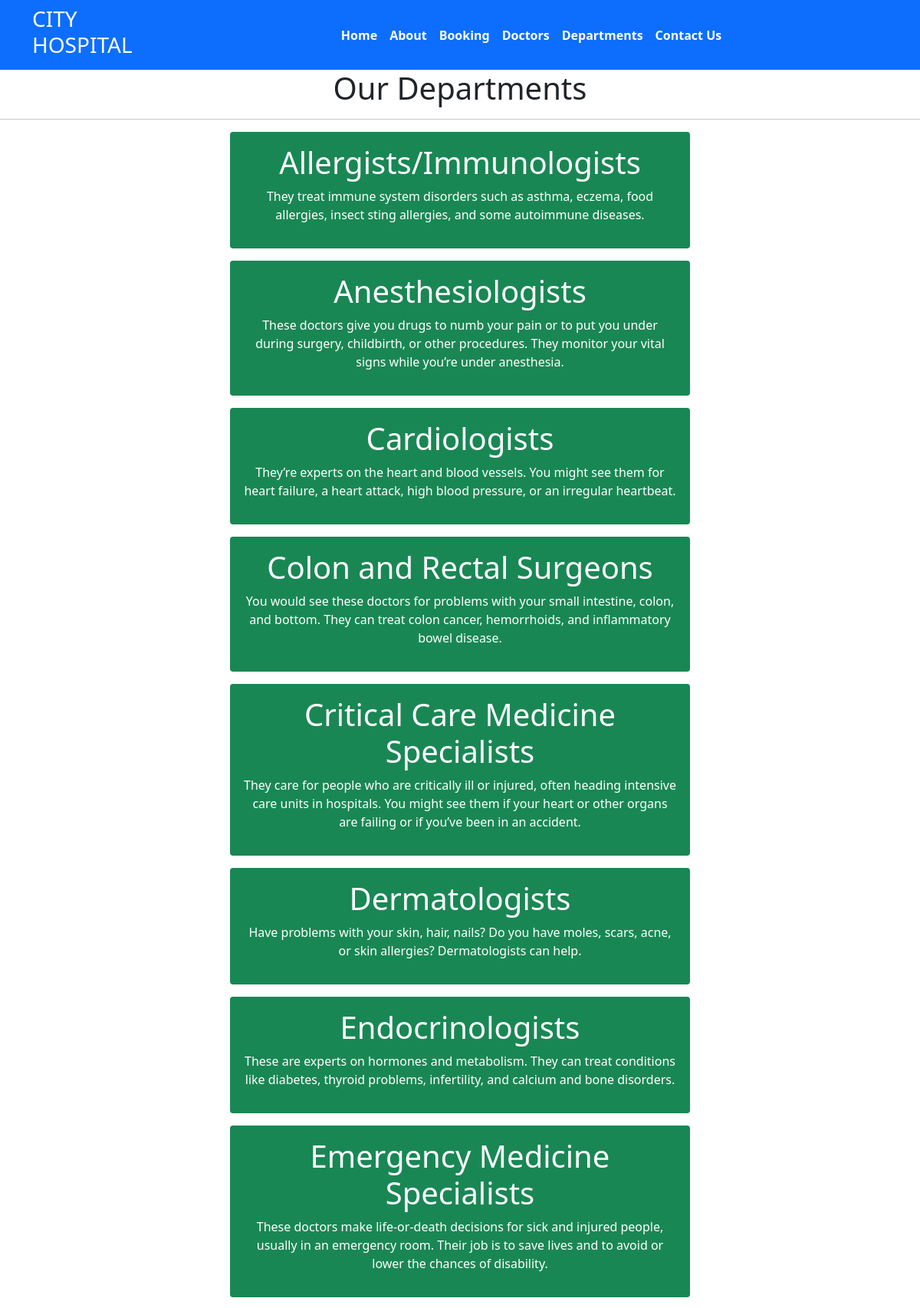
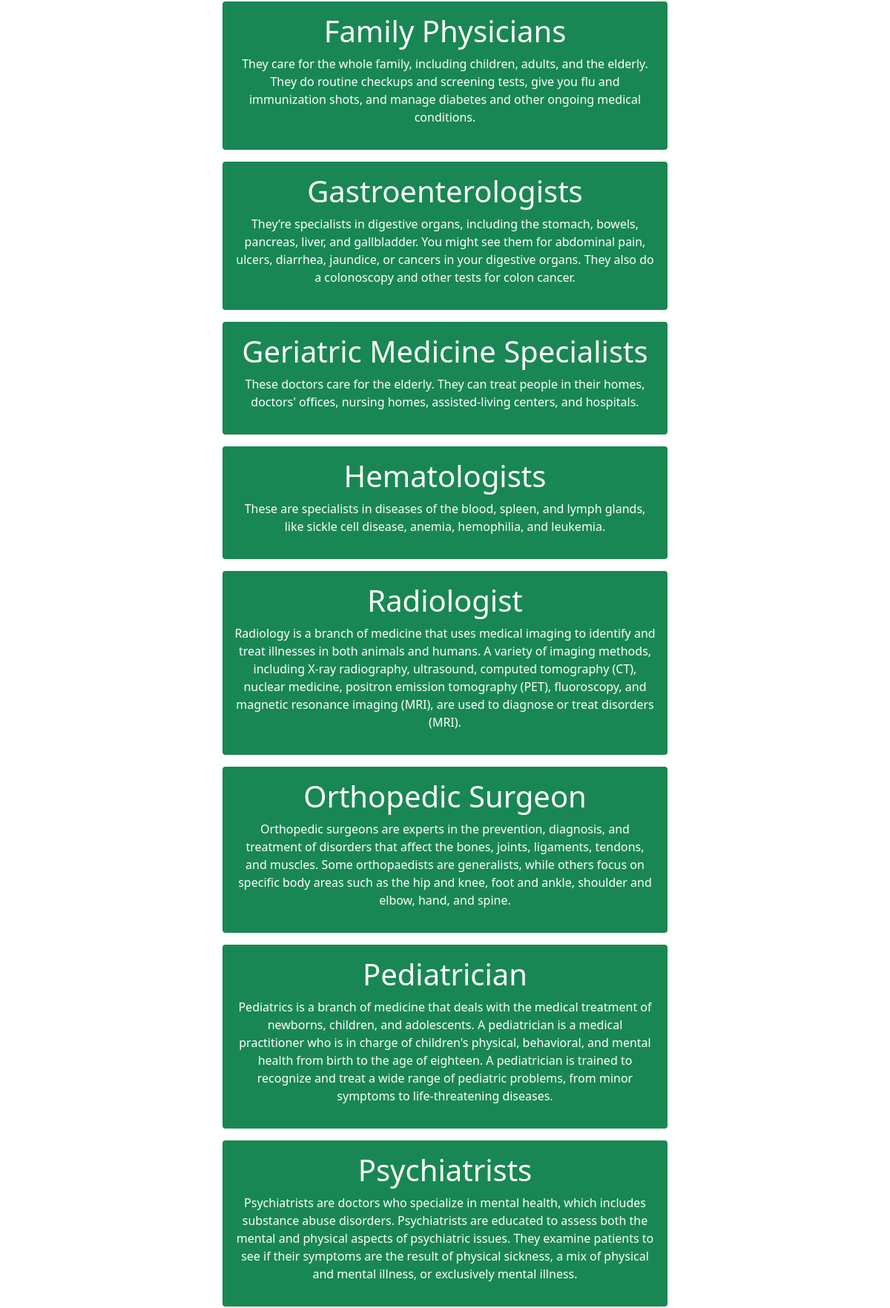
Screenshot of /department (upper part) with the database file from the repository (2 pictures, top to bottom).
### home/models.py (models this page shows, shortened)
class Departments(models.Model):
    objects= None
    dep_name = models.CharField(max_length=100)
    dep_description= models.TextField()

### home/views.py (the view)
# urls.py: path('department', views.department, name='department'),
def department(request):
    dict_dept = {
        'dept': Departments.objects.all()
    }
    return render(request, 'department.html', dict_dept)

### home/templates/department.html (shortened to what this page needs)
{% extends 'base.html' %}
{% block content %}
<h1 class="text-center"> Our Departments </h1>
<hr>
{% for d in dept %}
<div class="mx-auto w-50 bg-success text-center text-white p-3 my-3 border-warning rounded">
    <h1>{{d.dep_name}}</h1>
    <p>{{d.dep_description}}</p>
</div>
{% endfor %}
{% endblock %}

### home/templates/base.html (shortened to what this page needs)
{% load static %}
<html>
  <head>
    <link rel="stylesheet"
      href=" https://cdn.jsdelivr.net/npm/bootstrap@5.1.3/dist/css/bootstrap.min.css ">
    <link rel="stylesheet"
      href="https://use.fontawesome.com/releases/v5.2.0/css/all.css">
    <link rel="stylesheet"
      href="{% static '/css/style.css'%}">
  </head>
  <body>
    <nav class="navbar bg-primary navbar-expand-md ">
      <div class="container">
        <div class="col-2 text-left pl-md-0">
          <h3 class="text-white"> CITY HOSPITAL </h3>
        </div>
        <div
          class="collapse navbar-collapse justify-content-center col-md-8 navbar-collapse-3">
          <ul class="navbar-nav justify-content-center  fw-bold">
            <li class="nav-item active">
              <a class="nav-link text-white" href="{% url 'home'%} ">Home </a>
            </li>
            <li class="nav-item">
              <a class="nav-link text-white" href="{% url 'about'%}">About</a>
            </li>
            <li class="nav-item">
              <a class="nav-link text-white" href="{% url 'booking'%}">Booking</a>
            </li>
            <li class="nav-item">
              <a class="nav-link text-white" href="{% url 'doctors'%}">Doctors</a>
            </li>
			 <li class="nav-item">
              <a class="nav-link text-white" href="{% url 'department'%}">Departments</a>
            </li>
            <li class="nav-item">
              <a class="nav-link text-white" href="{% url 'contact'%}">Contact Us</a>
            </li>
          </ul>
        </div>
      </div>
    </nav>
    {% block content %}{% endblock %}
  </body>
</html>

### rows the page displays
Departments: dep_name "Allergists/Immunologists", dep_description "They treat immune system disorders such as asthma, eczema, food allergies, insect sting allergies, and some autoimmune diseases."
Departments: dep_name "Anesthesiologists", dep_description "These doctors give you drugs to numb your pain or to put you under during surgery, childbirth, or other procedures. They monitor your vital signs while you’re under anesthesia."
Departments: dep_name "Cardiologists", dep_description "They’re experts on the heart and blood vessels. You might see them for heart failure, a heart attack, high blood pressure, or an irregular heartbeat."
Departments: dep_name "Colon and Rectal Surgeons", dep_description "You would see these doctors for problems with your small intestine, colon, and bottom. They can treat colon cancer, hemorrhoids, and inflammatory bowel disease."
Departments: dep_name "Critical Care Medicine Specialists", dep_description "They care for people who are critically ill or injured, often heading intensive care units in hospitals. You might see them if your heart or other organs are failing or if you’ve been in an accident."
Departments: dep_name "Dermatologists", dep_description "Have problems with your skin, hair, nails? Do you have moles, scars, acne, or skin allergies? Dermatologists can help."
Departments: dep_name "Endocrinologists", dep_description "These are experts on hormones and metabolism. They can treat conditions like diabetes, thyroid problems, infertility, and calcium and bone disorders."
Departments: dep_name "Emergency Medicine Specialists", dep_description "These doctors make life-or-death decisions for sick and injured people, usually in an emergency room. Their job is to save lives and to avoid or lower the chances of disability."
Departments: dep_name "Family Physicians", dep_description "They care for the whole family, including children, adults, and the elderly. They do routine checkups and screening tests, give you flu and immunization shots, and manage diabetes and other ongoing medical conditions."
Departments: dep_name "Gastroenterologists", dep_description "They’re specialists in digestive organs, including the stomach, bowels, pancreas, liver, and gallbladder. You might see them for abdominal pain, ulcers, diarrhea, jaundice, or cancers in your digestive organs. They also do a colonoscopy and other tests for colon cancer."
Departments: dep_name "Geriatric Medicine Specialists", dep_description "These doctors care for the elderly. They can treat people in their homes, doctors' offices, nursing homes, assisted-living centers, and hospitals."
Departments: dep_name "Hematologists", dep_description "These are specialists in diseases of the blood, spleen, and lymph glands, like sickle cell disease, anemia, hemophilia, and leukemia."
Departments: dep_name "Radiologist", dep_description "Radiology is a branch of medicine that uses medical imaging to identify and treat illnesses in both animals and humans. A variety of imaging methods, including X-ray radiography, ultrasound, computed tomography (CT), nuclear medicine, positron emission tomography (PET), fluoroscopy, and magnetic resonance imaging (MRI), are used to diagnose or treat disorders (MRI)."
Departments: dep_name "Orthopedic Surgeon", dep_description "Orthopedic surgeons are experts in the prevention, diagnosis, and treatment of disorders that affect the bones, joints, ligaments, tendons, and muscles. Some orthopaedists are generalists, while others focus on specific body areas such as the hip and knee, foot and ankle, shoulder and elbow, hand, and spine."
Departments: dep_name "Pediatrician", dep_description "Pediatrics is a branch of medicine that deals with the medical treatment of newborns, children, and adolescents. A pediatrician is a medical practitioner who is in charge of children's physical, behavioral, and mental health from birth to the age of eighteen. A pediatrician is trained to recognize and treat a wide range of pediatric problems, from minor symptoms to life-threatening diseases."
Departments: dep_name "Psychiatrists", dep_description "Psychiatrists are doctors who specialize in mental health, which includes substance abuse disorders. Psychiatrists are educated to assess both the mental and physical aspects of psychiatric issues. They examine patients to see if their symptoms are the result of physical sickness, a mix of physical and mental illness, or exclusively mental illness."
